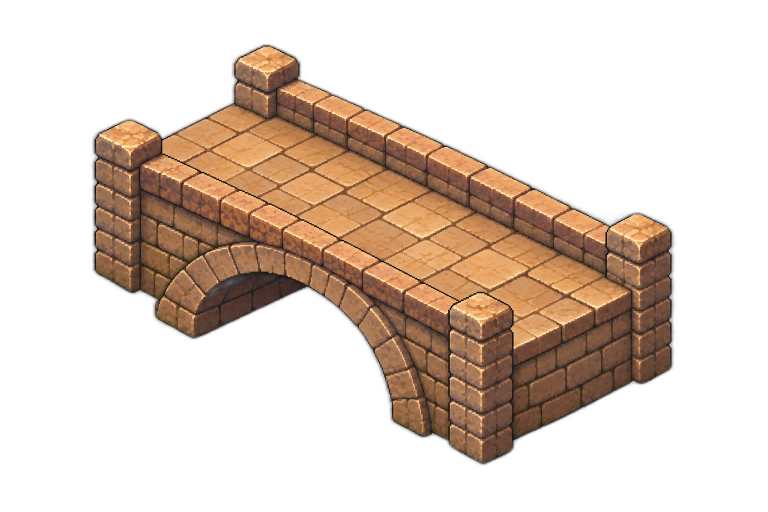
#> input picture examples/autumn-crossing/art/bridge-cutout.png, 1536 x 1024 px (shown at 1/2 size)
$ python prepare-bridge.py
#> lines starting #> are read from the running program, lines starting #| are printed output that depends on the picture; after the words box and inside, x2 and y2 are one past the last pixel; in counts of white or black regions, pixels touching at a corner belong together
"""Measured face extraction from generated bridge artwork; no painted stone.

Run: uv run --python 3.12 --with Pillow==11.3.0 python prepare-bridge.py
The original and rembg cutout are intentionally retained. This fits separate
r/z planes, NOT the flattened bridge. Vertical image lines remain vertical.
"""
from pathlib import Path
import hashlib
import json
from PIL import Image, ImageDraw, ImageChops

HERE = Path(__file__).resolve().parent
SOURCE = HERE / 'bridge-source-v2.png'
CUTOUT = HERE / 'bridge-cutout.png'
im = Image.open(CUTOUT).convert('RGBA')
#> im is the input picture: PIL image 1536x1024 RGBA; mean R, G, B, A 52.3, 37.2, 25.9, 84.3

# Authored polygon follows the visible long facade and end posts. The generated
# floor and perpendicular end wall must not enter these depth-separated layers.
NEAR = [(190,276),(255,241),(323,273),(323,309),(899,580),
        (957,583),(1027,611),(1027,901),(965,928),(898,896),
        (897,865),(852,877),(785,844),(760,762),(712,677),
        (667,623),(614,576),(548,551),(480,547),(423,562),
        (389,594),(385,677),(312,642),(307,598),(258,585),(189,550)]
FAR = [(468,126),(527,91),(597,119),(599,160),(1214,438),
       (1278,426),(1339,456),(1341,744),(470,342)]

def line_y(point, end, x):
    return point[1] + (end[1]-point[1]) * (x-point[0]) / (end[0]-point[0])

def clipped_polygon(points, baseline, keep_above):
#> called with keep_above = False
    mask = Image.new('L', im.size)
#> mask: PIL image 1536x1024 L; every value is 0
    ImageDraw.Draw(mask).polygon(points, fill=255)
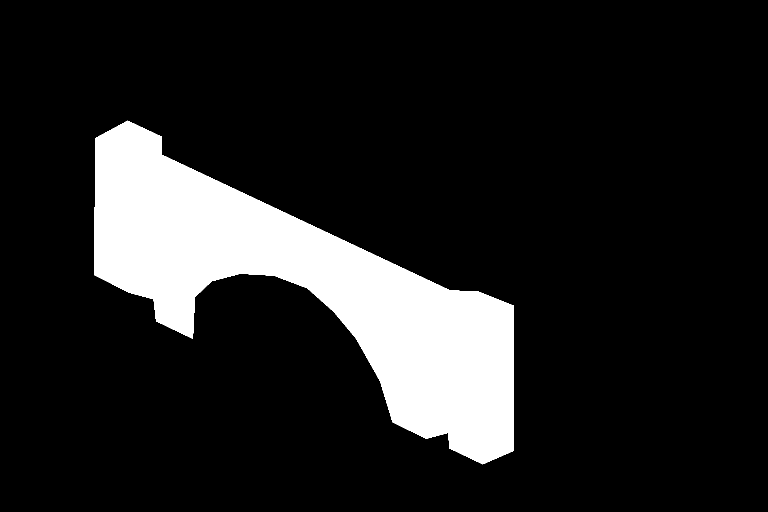
#> mask: PIL image 1536x1024 L (shown at 1/2 size); 13.6% white; 1 white region, box (x1, y1, x2, y2) and area: (189, 241, 1028, 929) 213446
    half = Image.new('L', im.size)
    draw = ImageDraw.Draw(half)
    start, end = baseline
    for x in range(im.width):
        y = line_y(start,end,x)
        draw.line((x,0 if keep_above else y,x,y if keep_above else im.height),fill=255)
    return ImageChops.multiply(mask,half)
#> returned value: PIL image 1536x1024 L; 8.3% white; 1 white region, box (x1, y1, x2, y2) and area: (189, 335, 1028, 929) 129951

def make(name, polygon, source_contacts, target_contacts, vertical_scale,
         clip_contacts, keep_above, origin, body_height):
    # Forward transform: X=sx*x+tx, Y=sy*y+k*x+ty. This leaves every
    # source vertical post vertical while correcting the measured r-axis slope.
    a,b = source_contacts
    u,v = target_contacts
    sx = (v[0]-u[0])/(b[0]-a[0])
    sy = vertical_scale
    k = ((v[1]-u[1])-sy*(b[1]-a[1]))/(b[0]-a[0])
    tx = u[0]-sx*a[0]
    ty = u[1]-sy*a[1]-k*a[0]
    mask = clipped_polygon(polygon,clip_contacts,keep_above)
    layer = im.copy()
    layer.putalpha(ImageChops.multiply(layer.getchannel('A'),mask))
    # Render directly at the host's common one-pixel world sampling density.
    # Source high-frequency details are prefiltered, then runtime uses nearest.
    left,top,width,height = -64,-112,352,288
    inv = (1/sx,0,(left-tx)/sx,-k/(sx*sy),1/sy,
           (top-ty-k*(left-tx)/sx)/sy)
    result = layer.transform((width,height),Image.Transform.AFFINE,inv,
                             resample=Image.Resampling.BICUBIC)
    # Removing the rembg soft fringe is deliberate for this opaque masonry;
    # pixels below half alpha are background, not translucent stone.
    result.putalpha(result.getchannel('A').point(lambda alpha: 255 if alpha>=128 else 0))
    output = HERE / f'bridge-{name}.png'
    result.save(output)
    contacts = []
    for point,target in zip(source_contacts,target_contacts):
        actual = [sx*point[0]+tx,sy*point[1]+k*point[0]+ty]
        contacts.append({'source':point,'target':target,'actual':actual,
                         'errorPixels':max(abs(actual[i]-target[i]) for i in [0,1])})
    return {'file':output.name,'sha256':hashlib.sha256(output.read_bytes()).hexdigest(),
      'frame':{'x':0,'y':0,'width':width,'height':height},'width':width,
      'anchor':{'x':-left/width,'y':-top/height},
      'origin':origin,'footprint':{'columns':1,'rows':6},
      'bodyHeight':body_height,'blocking':False,
      'sourcePolygon':polygon,'clipBaseline':clip_contacts,'keepAbove':keep_above,
      'sourceToWorld':{'sx':sx,'sy':sy,'k':k,'tx':tx,'ty':ty},
      'contacts':contacts,'alphaBounds':result.getbbox()}

near_ground = [(190,549),(963,923)]
near_deck = [(190,335),(963,709)]
far_deck = [(470,211),(1278,581)]
parts = {
  'arch':make('arch',NEAR,near_ground,[(-32,0),(160,96)],64/214,
              near_deck,False,{'c':6,'r':6,'level':'ground'},64),
  'nearRail':make('near-rail',NEAR,near_deck,[(-32,0),(160,96)],24/126,
                  near_deck,True,{'c':6,'r':6,'level':'bridge'},24),
  'farRail':make('far-rail',FAR,far_deck,[(0,-16),(192,80)],24/149,
                 far_deck,True,{'c':8,'r':6,'level':'bridge'},24),
}
#> call 2 of make, with name = 'near-rail', vertical_scale = 0.19, keep_above = True, body_height = 24
#> in make (call 2), `a,b = source_contacts`: a = (190, 335); b = (963, 709)
#> in make (call 2), `u,v = target_contacts`: u = (-32, 0); v = (160, 96)
#> in make (call 2), `sx = (v[0]-u[0])/(b[0]-a[0])`: sx = 0.248
#> in make (call 2), `k = ((v[1]-u[1])-sy*(b[1]-a[1]))/(b[0]-a[0])`: k = 0.032
#> in make (call 2), `tx = u[0]-sx*a[0]`: tx = -79.19
#> in make (call 2), `ty = u[1]-sy*a[1]-k*a[0]`: ty = -69.9
#> in clipped_polygon (call 2), `return ImageChops.multiply(mask,half)`: returned value: PIL image 1536x1024 L; 5.4% white; 1 white region, box (x1, y1, x2, y2) and area: (190, 241, 1028, 740) 84333
#> in make (call 2), `layer.putalpha(ImageChops.multiply(layer.getchannel('A'),mask))`:
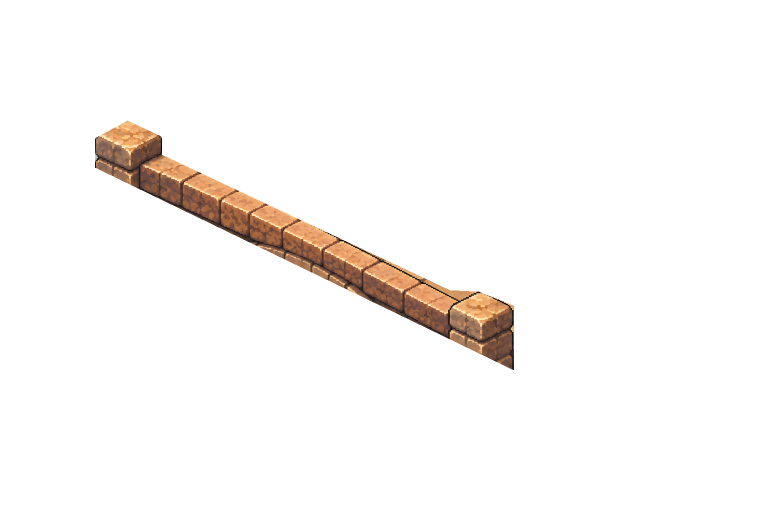
#> layer: PIL image 1536x1024 RGBA (shown at 1/2 size); mean R, G, B, A 52.3, 37.2, 25.9, 13.6; transparent parts drawn white
#> in make (call 2), `inv = (1/sx,0,(left-tx)/sx,-k/(sx*sy),1/sy, (top-ty-k*(left-tx)/sx)/sy)`: inv = (4.03, 0, 61.17, -0.677, 5.25, -231.3)
#> in make (call 2), `result = layer.transform((width,height),Image.Transform.AFFINE,inv, re..`:
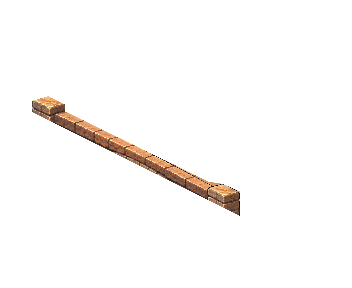
#> result: PIL image 352x288 RGBA; mean R, G, B, A 6.5, 4.5, 3.2, 10; transparent parts drawn white
#> the loop in make (call 2), `for point,target in zip(source_contacts,target_contacts):` made 2 passes
#> (point, actual) on passes 1 to 2: ((190, 335), [-32, 0]), ((963, 709), [160, 96])
#> after the loop in make (call 2), `for point,target in zip(source_contacts,target_contacts):`: contacts = 2 items
#> call 3 of make, with name = 'far-rail', vertical_scale = 0.161, keep_above = True, body_height = 24
#> in make (call 3), `a,b = source_contacts`: a = (470, 211); b = (1278, 581)
#> in make (call 3), `u,v = target_contacts`: u = (0, -16); v = (192, 80)
#> in make (call 3), `sx = (v[0]-u[0])/(b[0]-a[0])`: sx = 0.238
#> in make (call 3), `k = ((v[1]-u[1])-sy*(b[1]-a[1]))/(b[0]-a[0])`: k = 0.0451
#> in make (call 3), `tx = u[0]-sx*a[0]`: tx = -111.7
#> in make (call 3), `ty = u[1]-sy*a[1]-k*a[0]`: ty = -71.16
#> in clipped_polygon (call 3), `ImageDraw.Draw(mask).polygon(points, fill=255)`: mask: PIL image 1536x1024 L; 14% white; 1 white region, box (x1, y1, x2, y2) and area: (468, 91, 1342, 745) 220382
#> in clipped_polygon (call 3), `return ImageChops.multiply(mask,half)`: returned value: PIL image 1536x1024 L; 6.6% white; 1 white region, box (x1, y1, x2, y2) and area: (468, 91, 1341, 610) 104592
#> in make (call 3), `layer.putalpha(ImageChops.multiply(layer.getchannel('A'),mask))`:
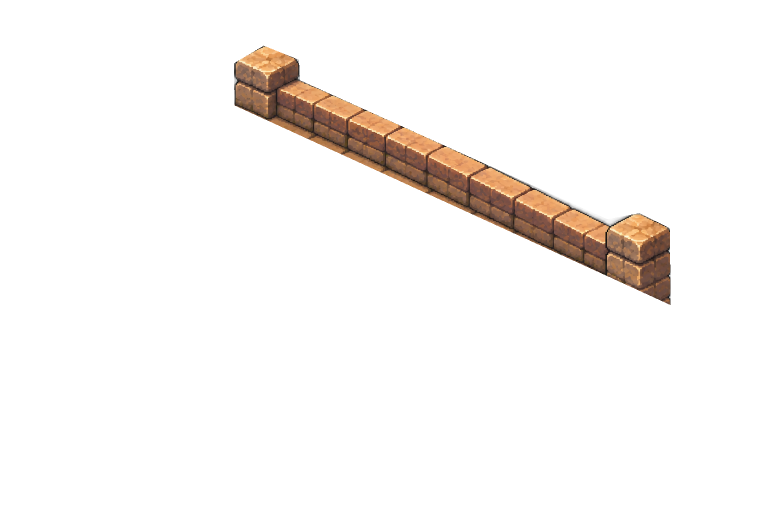
#> layer: PIL image 1536x1024 RGBA (shown at 1/2 size); mean R, G, B, A 52.3, 37.2, 25.9, 16.6; transparent parts drawn white
#> in make (call 3), `inv = (1/sx,0,(left-tx)/sx,-k/(sx*sy),1/sy, (top-ty-k*(left-tx)/sx)/sy)`: inv = (4.21, 0, 200.7, -1.18, 6.21, -309.7)
#> in make (call 3), `result = layer.transform((width,height),Image.Transform.AFFINE,inv, re..`:
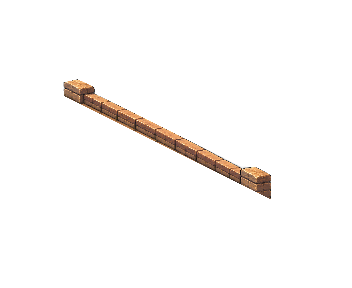
#> result: PIL image 352x288 RGBA; mean R, G, B, A 6, 4.3, 3, 9.9; transparent parts drawn white
#> the loop in make (call 3), `for point,target in zip(source_contacts,target_contacts):` made 2 passes
#> (point, actual) on passes 1 to 2: ((470, 211), [0, -16]), ((1278, 581), [192, 80])
metadata = {'source':SOURCE.name,'sourceSha256':hashlib.sha256(SOURCE.read_bytes()).hexdigest(),
  'cutout':{'file':CUTOUT.name,'tool':'rembg','version':'2.0.75','model':'u2netp'},
  'preparation':'Pillow 11.3.0; measured polygon masks and separate r/z face transforms',
  'projection':{'tileWidth':64,'tileHeight':32},
  'measurement':'Manually measured visible post contacts; inferred deck plane +/- 3 source pixels.',
  'limitations':['Render-only arch opening. Host must separately declare physical piers and underpass.',
                'Near arch and parapet are independently height fitted, meeting at the same deck plane.',
                'End-post caps intentionally overhang the edge endpoints; they do not expand collision.',
                'No original generated floor or perpendicular end wall is included.'],
  'acceptance':{'metadata':'measured','alpha':'inspected','inGame':'unverified'},'parts':parts}
(HERE/'bridge-metadata.json').write_text(json.dumps(metadata,indent=2)+'\n')

# One explicit contact board makes the three layered extraction results reviewable.
board = Image.new('RGBA',(1056,288),(57,74,62,255))
for i,part in enumerate(parts.values()):
    board.alpha_composite(Image.open(HERE/part['file']),(352*i,0))
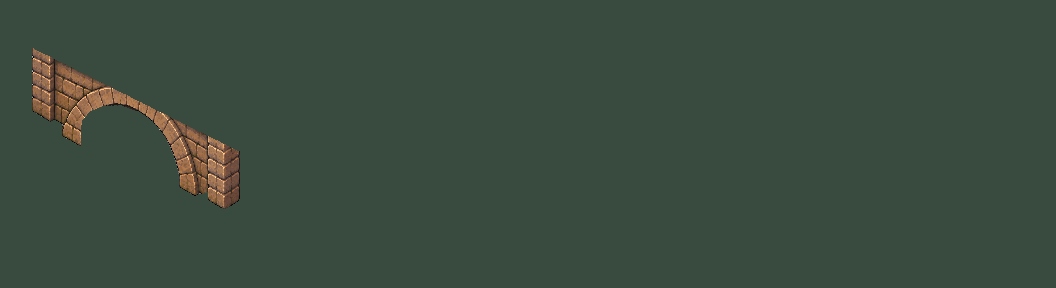
#> board: PIL image 1056x288 RGBA; mean R, G, B, A 59.3, 74.6, 62.2, 255
    draw=ImageDraw.Draw(board)
    draw.text((352*i+8,8),part['file'],fill='white')
    for contact in part['contacts']:
        x,y=contact['target'];x+=64+352*i;y+=112
        draw.ellipse((x-2,y-2,x+2,y+2),fill='magenta')
#> this loop made 2 passes
#> (x, y) on passes 1 to 2: (32, 112), (224, 208)
board.save(HERE/'bridge-registration.png')
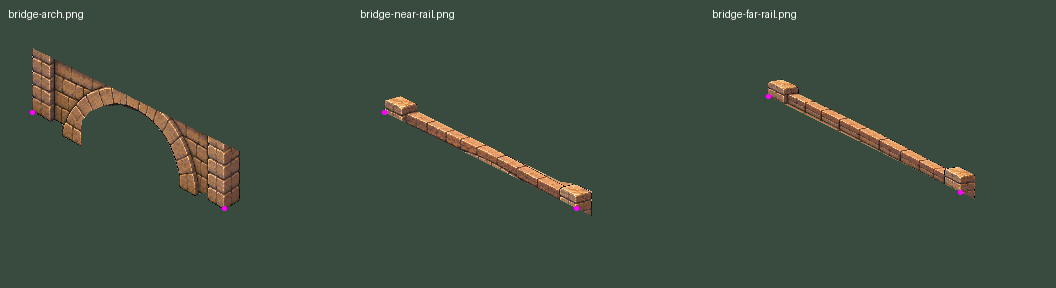
#> saved as bridge-registration.png: PIL image 1056x288 RGBA; mean R, G, B, A 62.4, 75.9, 63.1, 255
print(json.dumps({key:{'file':p['file'],'width':p['width'],'anchor':p['anchor'],
                      'origin':p['origin'],'bodyHeight':p['bodyHeight']} for key,p in parts.items()},indent=2))
#> (printed output is left out)
